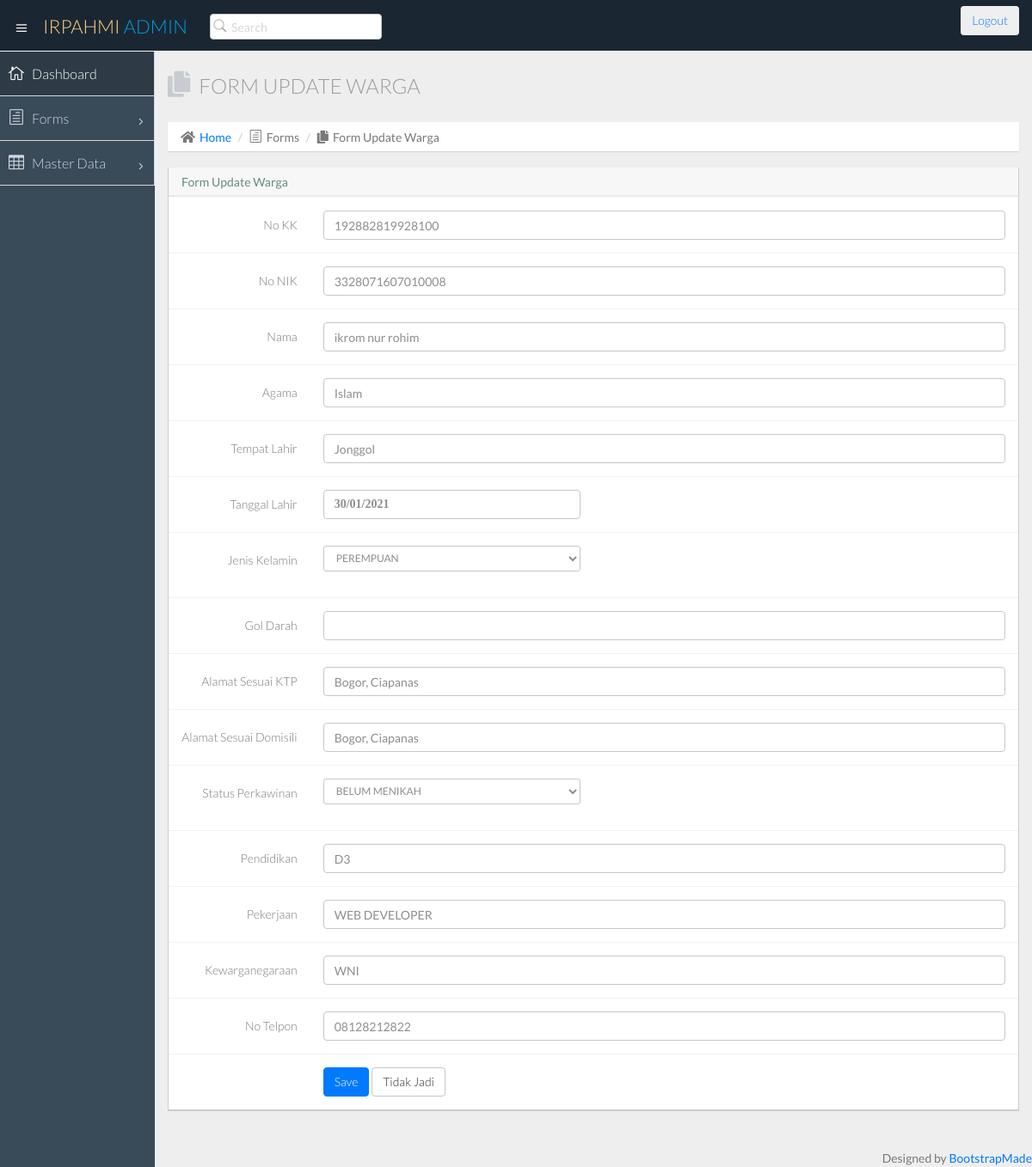
The app's page /warga/update/1 (signed in) with its own data.
### warga/models.py (models this page shows, shortened)
class DataWarga(models.Model):
    KELAMIN = {
        ('LAKI-LAKI', 'LAKI-LAKI'),
        ('PEREMPUAN', 'PEREMPUAN'),
    }
    NIKAH = {
        ('NIKAH', 'NIKAH'),
        ('BELUM MENIKAH', 'BELUM MENIKAH')
    }
    no_kk = models.CharField(max_length=16, unique=True)
    nik = models.CharField(max_length=16)
    kepala_keluarga = models.BooleanField(blank=False, null=False)
    nama = models.CharField(max_length=50)
    agama = models.CharField(max_length=50)
    tempat_lahir = models.CharField(max_length=255)
    tgl_lahir = models.DateField()
    jenis_kelamin = models.CharField(max_length=50, choices=KELAMIN)
    gol_darah = models.CharField(max_length=15, blank=True, null=True)
    alamat_ktp = models.CharField(max_length=255)
    alamat_sekarang = models.CharField(max_length=255, null=True, blank=True)
    status_perkawinan = models.CharField(max_length=50, choices=NIKAH)
    pendidikan = models.CharField(max_length=100)
    pekerjaan = models.CharField(max_length=50)
    kewarganegaraan = models.CharField(max_length=50)
    no_telpon = models.CharField(max_length=25)
    objects = DataWargaManager()

### warga/views.py (the view)
# urls.py: path('warga/update/<int:pk>', UpdataDataWargaView.as_view(), name='update-data-warga'),
class UpdataDataWargaView(UpdateView):
    model = DataWarga
    form_class = FormDataWarga
    template_name = 'update_warga.html'
    success_url = '/warga/1'

### templates/update_warga.html (shortened to what this page needs)
  {% extends "base/base.html" %}
  {% block contents %}
      <section id="main-content">
        <section class="wrapper">
          <div class="row">
            <div class="col-lg-12">
              <h3 class="page-header"><i class="fa fa-files-o"></i> Form Update Warga</h3>
              <ol class="breadcrumb">
                <li><i class="fa fa-home"></i><a href="index.html">Home</a></li>
                <li><i class="icon_document_alt"></i>Forms</li>
                <li><i class="fa fa-files-o"></i>Form Update Warga</li>
              </ol>
            </div>
          </div>
          <div class="row">
            <div class="col-lg-12">
              <section class="panel">
                <header class="panel-heading">
                  Form Update Warga
                </header>
                <div class="panel-body">
                  {% if user.is_authenticated %}
                  <div class="form">
                    <form class="form-validate form-horizontal" method="POST">
                      <div class="form-group ">
                        <label for="id_no_kk" class="control-label col-lg-2">No KK</label>
                        <div class="col-lg-10">
                          <input class="form-control" id="id_no_kk" name="no_kk" value="{{form.no_kk.value|default_if_none:"" }}" maxlength="16" required id="id_no_kk" />
                        </div>
                      </div>
                      <div class="form-group ">
                        <label for="id_nik" class="control-label col-lg-2">No NIK</label>
                        <div class="col-lg-10">
                          <input class="form-control " id="id_nik" type="text" name="nik" value="{{form.nik.value|default_if_none:"" }}" maxlength="16" required id="id_nik" />
                        </div>
                      </div>
                      <div class="form-group ">
                        <label for="id_nama" class="control-label col-lg-2">Nama</label>
                        <div class="col-lg-10">
                          <input type="text" name="nama" class="form-control" value="{{form.nama.value|default_if_none:"" }}" maxlength="50" required id="id_nama" />
                        </div>
                      </div>
                      <div class="form-group ">
                        <label for="id_agama" class="control-label col-lg-2">Agama</label>
                        <div class="col-lg-10">
                          <input type="text" name="agama" class="form-control" value="{{form.agama.value|default_if_none:"" }}" maxlength="50" required id="id_agama">
                        </div>
                      </div>
                      <div class="form-group ">
                        <label for="id_tempat_lahir" class="control-label col-lg-2">Tempat Lahir</label>
                        <div class="col-lg-10">
                          <input type="text" name="tempat_lahir" class="form-control" value="{{form.tempat_lahir.value|default_if_none:"" }}" maxlength="255" required id="id_tempat_lahir">
                        </div>
                      </div>
                      <div class="form-group ">
                        <label for="id_tgl_lahir" class="control-label col-lg-2">Tanggal Lahir</label>
                        <div class="col-lg-4">
                          <input type="text" name="tgl_lahir" class="form-control fa fa-calender" value="{{form.tgl_lahir.value|date:"d/m/Y" }}" required id="id_tgl_lahir">
                        </div>
                      </div>
                      <div class="form-group ">
                        <label for="id_jenis_kelamin" class="control-label col-lg-2">Jenis Kelamin</label>
                        <div class="col-lg-4">
                            <select name="jenis_kelamin" id="id_jenis_kelamin" class="form-control input-sm m-bot15">
                            {% for x,y in form.fields.jenis_kelamin.choices %}
                                <option value="{{x}}" {% if form.fields.jenis_kelamin.value == is.selected %} selected{% endif %}>
                                {{y}}
                                </option>
                            {% endfor %}
                            </select>
                        </div>
                      </div>
                      <div class="form-group ">
                        <label for="id_gol_darah" class="control-label col-lg-2">Gol Darah</label>
                        <div class="col-lg-10">
                          <input type="text" name="gol_darah" class="form-control" value="{{form.gol_darah.value|default_if_none:"" }}" maxlength="15" id="id_gol_darah">
                        </div>
                      </div>
                      <div class="form-group ">
                        <label for="id_alamat_ktp" class="control-label col-lg-2">Alamat Sesuai KTP</label>
                        <div class="col-lg-10">
                          <input type="text" name="alamat_ktp" class="form-control" value="{{form.alamat_ktp.value|default_if_none:"" }}" maxlength="255" required id="id_alamat_ktp">
                        </div>
                      </div>
                      <div class="form-group ">
                        <label for="id_alamat_sekarang" class="control-label col-lg-2">Alamat Sesuai Domisili</label>
                        <div class="col-lg-10">
                          <input type="text" name="alamat_sekarang" class="form-control" value="{{form.alamat_sekarang.value|default_if_none:"" }}" maxlength="255" id="id_alamat_sekarang">
                        </div>
                      </div>
                      <div class="form-group ">
                        <label for="id_status_perkawinan" class="control-label col-lg-2">Status Perkawinan</label>
                        <div class="col-lg-4">
                          <select name="status_perkawinan" id="id_status_perkawinan" class="form-control input-sm m-bot15">
                            {% for x,y in form.fields.status_perkawinan.choices %}
                                <option value="{{x}}" {% if form.fields.status_perkawinan.value == is.selected %} selected{% endif %}>
                                {{y}}
                                </option>
                            {% endfor %}
                            </select>
                        </div>
                      </div>
                      <div class="form-group ">
                        <label for="id_pendidikan" class="control-label col-lg-2">Pendidikan</label>
                        <div class="col-lg-10">
                          <input type="text" name="pendidikan" class="form-control" value="{{form.pendidikan.value|default_if_none:"" }}" maxlength="100" required id="id_pendidikan">
                        </div>
                      </div>
                      <div class="form-group ">
                        <label for="id_pekerjaan" class="control-label col-lg-2">Pekerjaan</label>
                        <div class="col-lg-10">
                          <input type="text" name="pekerjaan" class="form-control" value="{{form.pekerjaan.value|default_if_none:"" }}" maxlength="50" required id="id_pekerjaan">
                        </div>
                      </div>
                      <div class="form-group ">
                        <label for="id_kewarganegaraan" class="control-label col-lg-2">Kewarganegaraan</label>
                        <div class="col-lg-10">
                          <input type="text" name="kewarganegaraan" class="form-control" value="{{form.kewarganegaraan.value|default_if_none:"" }}" maxlength="50" required id="id_kewarganegaraan">
                        </div>
                      </div>
                      <div class="form-group ">
                        <label for="id_no_telpon" class="control-label col-lg-2">No Telpon</label>
                        <div class="col-lg-10">
                          <input type="text" name="no_telpon" class="form-control" value="{{form.no_telpon.value|default_if_none:"" }}" maxlength="25" required id="id_no_telpon">
                        </div>
                      </div>
                      <div class="form-group">
                        <div class="col-lg-offset-2 col-lg-10">
                          <input class="btn btn-primary" type="submit" value="Save">
                          <a href="{% url 'index:list-data-warga' 1 %}" class="btn btn-default">Tidak Jadi</a>
                        </div>
                      </div>
                    </form>
                  </div>
                {% else %}
                    Heitsss Anda tidak Boleh hehehe
                 {% endif %}
                </div>
              </section>
            </div>
          </div>
        </section>
      </section>
  {% endblock contents %}

### records on screen
DataWarga: no_kk "192882819928100", nik "3328071607010008", nama "ikrom nur rohim", agama "Islam", tempat_lahir "Jonggol", tgl_lahir "30/01/2021", alamat_ktp "Bogor, Ciapanas", alamat_sekarang "Bogor, Ciapanas", pendidikan "D3", pekerjaan "WEB DEVELOPER", kewarganegaraan "WNI", no_telpon "08128212822"

### other values on screen
form field jenis_kelamin "PEREMPUAN"
form field status_perkawinan "BELUM MENIKAH"
